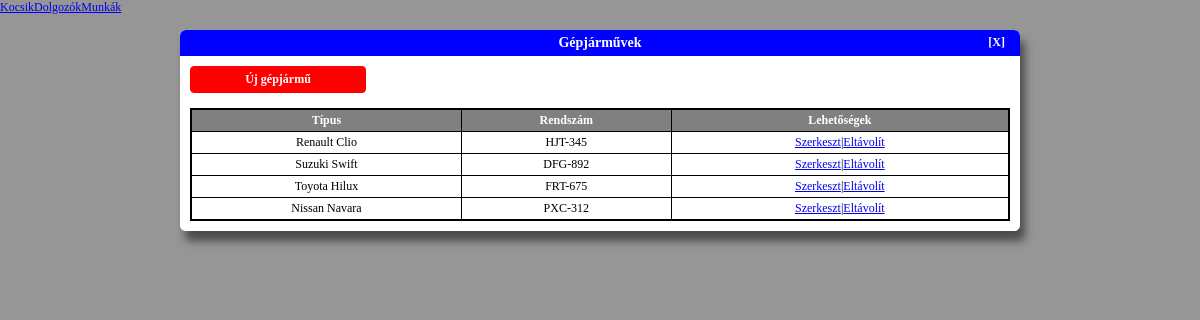
Page /index.php/kocsik on the committed database.
### tables this page shows
CREATE TABLE "kocsik" (
	"kocsiid"	INTEGER NOT NULL PRIMARY KEY AUTOINCREMENT,
	"tipus"	TEXT NOT NULL,
	"rendszam"	TEXT NOT NULL
);

### application/controllers/kocsik.php (called while the page is built, shortened)
<?php
class Kocsik extends CI_Controller {
	public function __construct() {
		$this->load->model('Kocsik_model');
		$this->load->helper(array('form', 'url'));
		$this->load->library('form_validation');
	}
	public function index() {
		$data['kocsik'] = $this->Kocsik_model->getAllKocsik();
		$partialviews = [
			'header' => $this->load->view('partials/header_view','', TRUE),
			'menu' => $this->load->view('partials/menu_view', '', TRUE),
			'content' => $this->load->view('admin/kocsik/kocsik_list_view', $data, TRUE),
			'footer' => $this->load->view('partials/footer_view', '', TRUE)
		];
		$this->load->view('public_template_view', $partialviews);
	}
}

### index.php (called while the page is built, shortened)
<?php
require_once BASEPATH.'core/CodeIgniter.php';

### application/models/Kocsik_model.php (called while the page is built, shortened)
<?php
class Kocsik_model extends CI_Model {
    public function getAllKocsik() {
        $query = $this->db->get('kocsik');
        return $query->result_array();
    }
}
?>

### application/views/admin/kocsik/kocsik_list_view.php (the view)
<div class="adminform-container">
    <div class="adminform-title">
        <span>Gépjárművek</span>
        <?php echo(anchor('home/index','[X]',array('class' => 'cancel-button'))); ?>
    </div>
    <div class="adminform-body">
        <?php echo(anchor('kocsik/create','Új gépjármű','class="itemcreate-button"')); ?>
        <br />
        <table class="listview-table">
            <tr>
                <th class="listview-rowheader">Típus</th>
                <th class="listview-rowheader">Rendszám</th>
                <th class="listview-rowheader">Lehetőségek</th>
            </tr>
            <?php
            foreach ($kocsik as $kocsi_item):
                ?><tr class="listview-row">
                    <td class="listview-cell"><?php echo($kocsi_item['tipus']); ?></td>
                    <td class="listview-cell"><?php echo($kocsi_item['rendszam']); ?></td>
                    <td class="listview-cell"><?php
                        echo(anchor('kocsik/edit/'.$kocsi_item['kocsiid'],'Szerkeszt'));
                        echo('|');
                        echo(anchor('kocsik/delete/'.$kocsi_item['kocsiid'],'Eltávolít'));
                    ?></td>
                </tr>
            <?php endforeach; ?>
        </table>
    </div>
</div>

### css/mainStyles.css (style rules this page uses)
body { margin: 0px; padding: 0px; width: 100%; font-family: 'Lucida Sans Unicode'; font-size: 12px; background-color: rgb(150,150,150); }
.adminform-container { padding: 0px; margin: 15px 15%; background-color: white; border-radius: 6px; border: none; box-shadow: 5px 10px 8px rgb(75,75,75); position: relative; }
.adminform-title { padding: 5px; margin: 0px; border-radius: 6px 6px 0px 0px; background-color: blue; color: white; font-weight: bold; font-size: 14px; text-align: center; }
.adminform-body { padding: 10px; margin: 0px; border-radius: 0px 0px 6px 6px; background-color: white; color: black; font-size: 12px; word-wrap: normal; }

### css/tableStyles.css (style rules this page uses)
.listview-table { width: 100%; margin: 0px; padding: 0px; border-collapse: collapse; border: 2px solid black; }
.listview-rowheader { padding: 3px; margin: 0px; color: white; background-color: grey; font-weight: bold; text-align: center; border: 1px solid black; }
.listview-row { background-color: white; }
.listview-cell { padding: 3px; margin: 0px; text-align: center; border: 1px solid black; }

### css/controlStyles.css (style rules this page uses)
.itemcreate-button:link, .itemcreate-button:visited { margin: 0px; padding: 5px; width: 20%; background-color: rgb(255,0,0); color: white; border: 1px solid rgb(255,0,0); border-radius: 4px; font-weight: bold; text-align: center; text-decoration: none; display: block; }
a.cancel-button:link, a.cancel-button:visited { position: absolute; top: 5px; right: 15px; background-color: rgb(0, 0, 250); color: white; padding: 0px; margin: 0px; text-align: center; text-decoration: none; font-size: 12px; font-weight: bold; }

### rows in the picture
kocsik: tipus "Renault Clio", rendszam "HJT-345", kocsiid "Szerkeszt", kocsiid "Eltávolít"
kocsik: tipus "Suzuki Swift", rendszam "DFG-892", kocsiid "Szerkeszt", kocsiid "Eltávolít"
kocsik: tipus "Toyota Hilux", rendszam "FRT-675", kocsiid "Szerkeszt", kocsiid "Eltávolít"
kocsik: tipus "Nissan Navara", rendszam "PXC-312", kocsiid "Szerkeszt", kocsiid "Eltávolít"

### other values in the picture
anchor("kocsik/index","Kocsik",'') "Kocsik"
anchor("dolgozok/index", "Dolgozók",'') "Dolgozók"
anchor("munkak/index", "Munkák",'') "Munkák"
anchor('home/index','[X]',array('class' => 'cancel-button')) "[X]"
anchor('kocsik/create','Új gépjármű','class="itemcreate-button"') "Új gépjármű"
